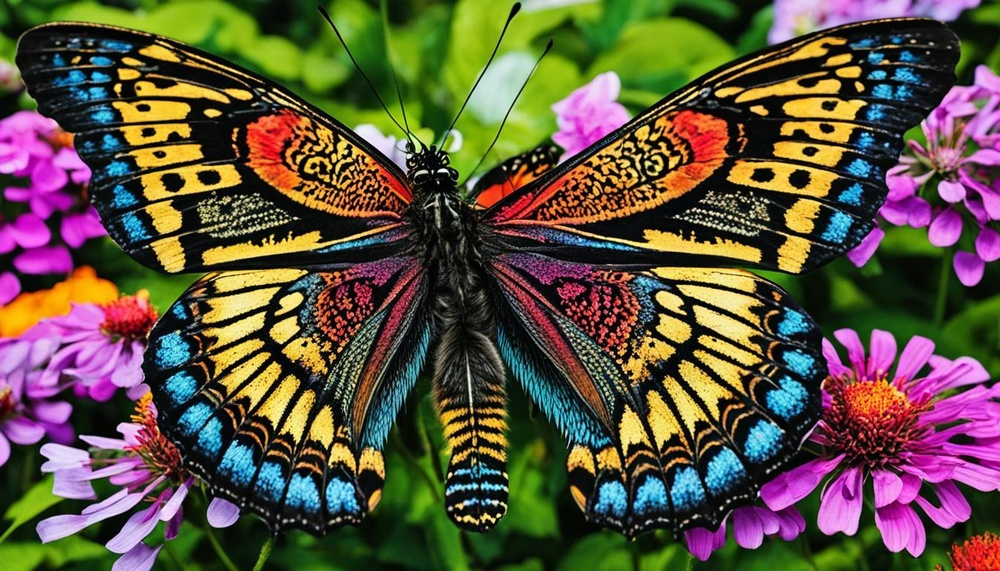
#> input picture Assessment Tool 1/image.jpg, 1000 x 571 px, shrunk from 1344 x 768 before the run, found by its file name
$ python 12.py
#> lines starting #> are read from the running program, lines starting #| are printed output that depends on the picture
#12
from google.colab import files
import cv2
from matplotlib import pyplot as plt

uploaded = files.upload()
#> the answer given: image.jpg
file_name = list(uploaded.keys())[0]

img = cv2.imread(file_name)
#> img is the input picture: shape (571, 1000, 3); mean B, G, R 64.3, 83.6, 94.9

rotated = cv2.rotate(img, cv2.ROTATE_90_COUNTERCLOCKWISE)
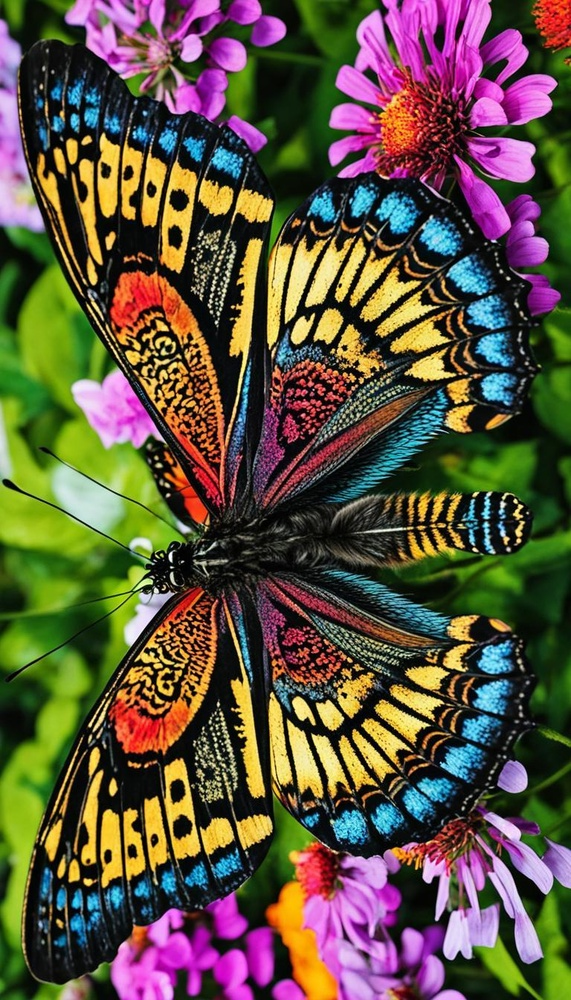
#> rotated: shape (1000, 571, 3); mean B, G, R 64.3, 83.6, 94.9

plt.imshow(cv2.cvtColor(rotated, cv2.COLOR_BGR2RGB))
plt.title("270 Degree Rotation")
plt.axis('off')
plt.show()
